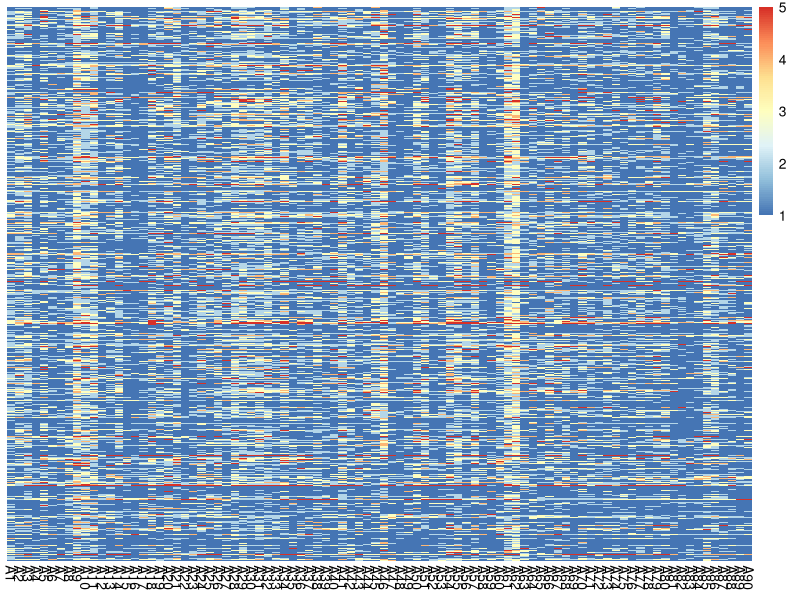
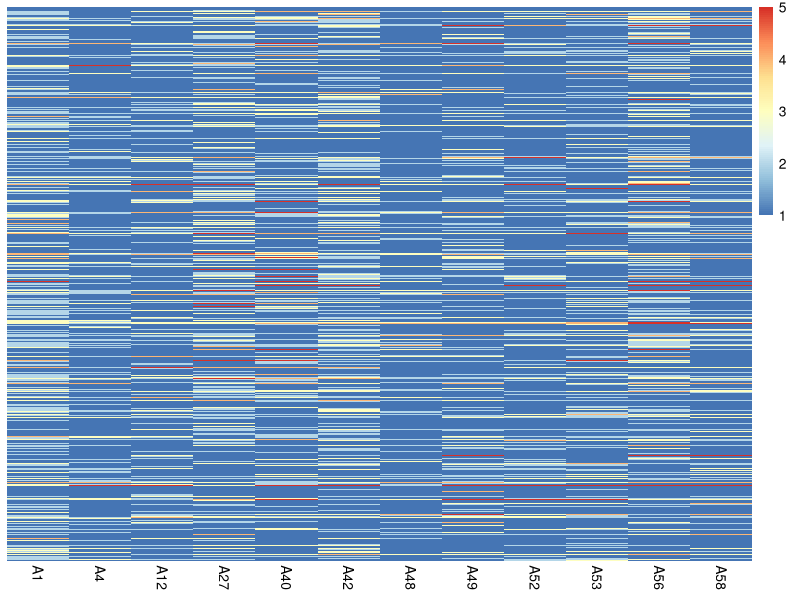
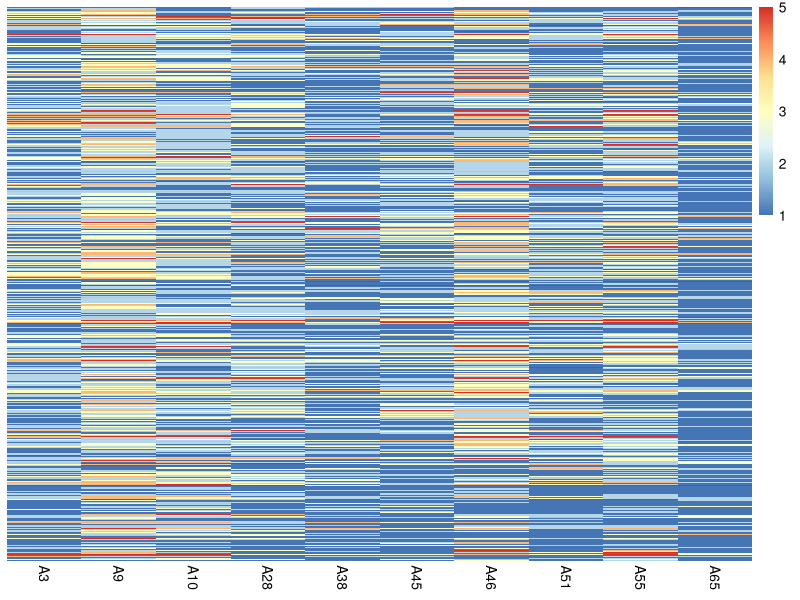
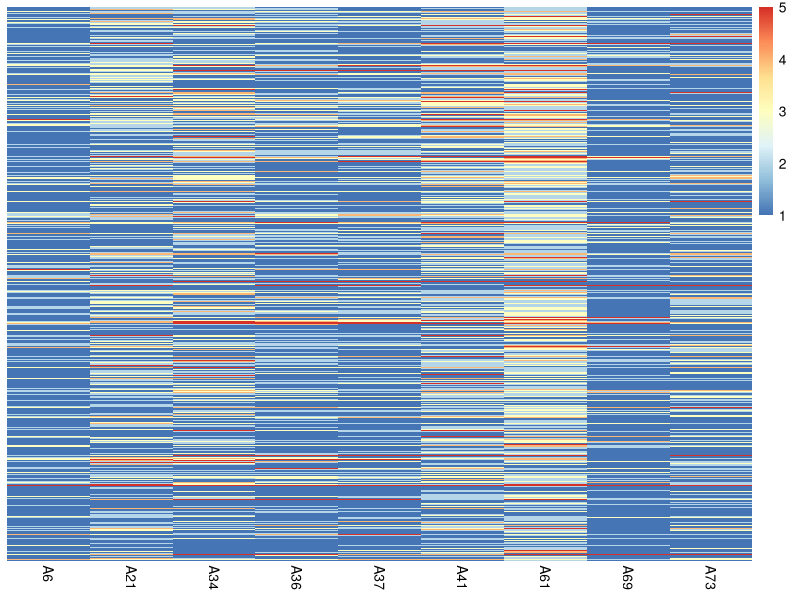
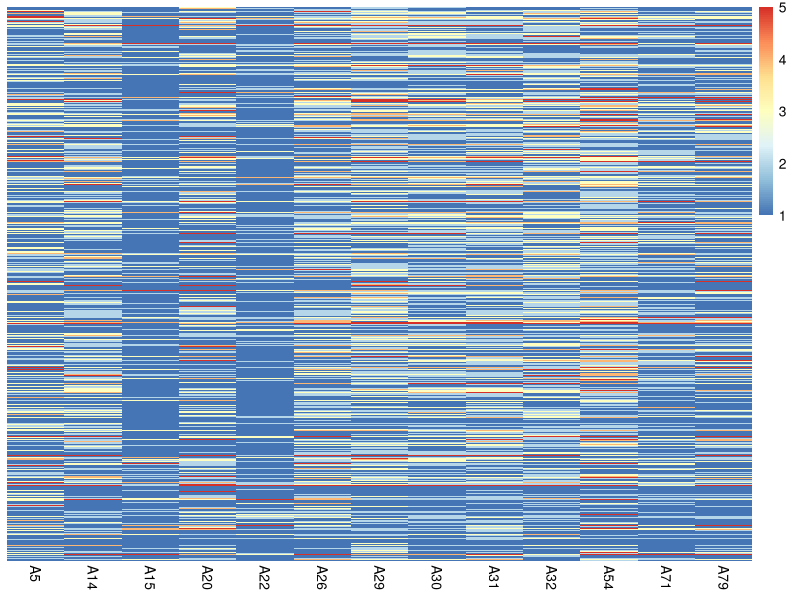
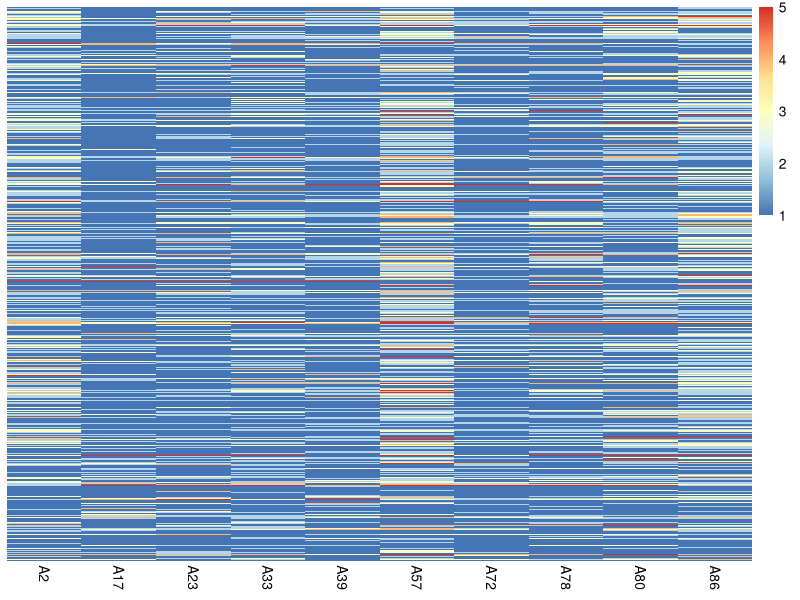
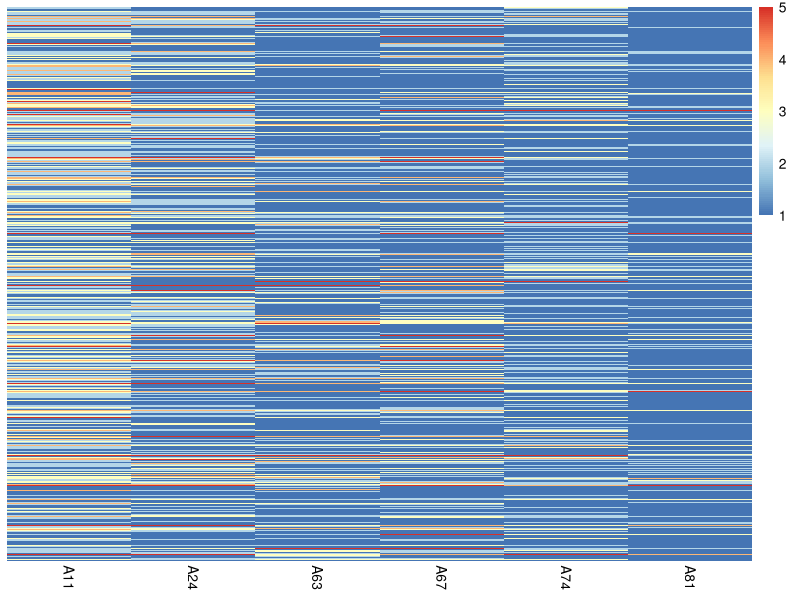
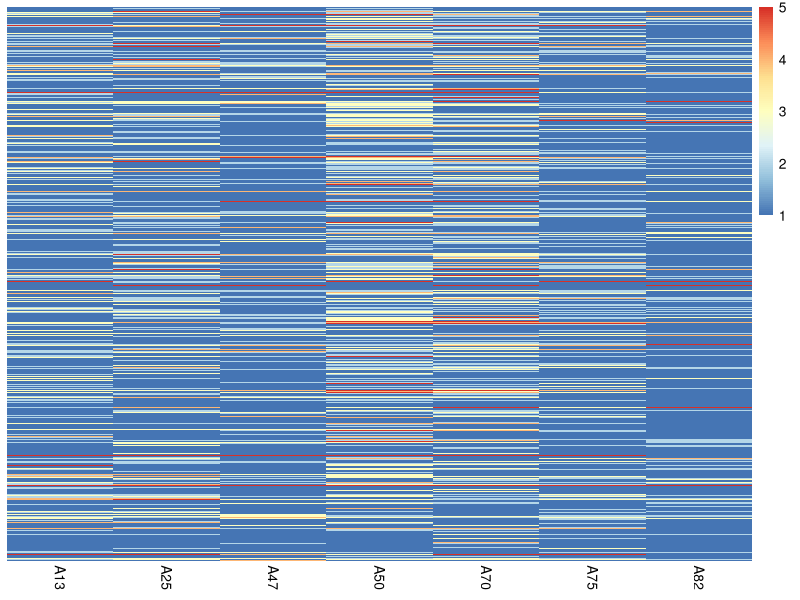

The R script that drew these images, in order:
library("pheatmap")
#SCL_data <- read.table("/work/home/fulongfei/project/BGI_Research/jingwei_zhipu_data/SCL_90/SCL_90.txt", header=TRUE)
SCL_data <- read.table("SCL_90.txt", header=TRUE)
#SCL_data <- as.matrix(SCL_data)
#SCL_data[,4:] <- as.numeric(SCL_data[,4:])
#col_limit <- ncol(SCL_data)
#print(head(SCL_data))
pdf("SCL-90.heatmap.pdf",width=10,height=5)
pheatmap(SCL_data[,4:ncol(SCL_data)], annotation_names_row = FALSE, show_rownames = FALSE, cluster_rows = FALSE, cluster_cols = FALSE)
dev.off()



# https://arc.psych.wisc.edu/self-report/symptom-checklist-90-scl90/

# ITEM CODING
# Each item is scored on a scale from 0 to 4 based on how much an individual was bothered by each item in the last week:
# 0 = Not at all
# 1 = A little bit
# 2 = Moderately
# 3 = Quite a bit
# 4 = Extremely



# SCALES
# Somatization: 1, 4, 12, 27, 40, 42, 48, 49, 52, 53, 56, and 58
# Obsessive-compulsive: 3, 9, 10, 28, 38, 45, 46, 51, 55, and 65
# Interpersonal sensibility: 6, 21, 34, 36, 37, 41, 61, 69, and 73
# Depression: 5, 14, 15, 20, 22, 26, 29, 30, 31, 32, 54, 71, and 79
# Anxiety: 2, 17, 23, 33, 39, 57, 72, 78, 80, and 86
# Anger-hostility: 11, 24, 63, 67, 74, and 81
# Phobic-anxiety: 13, 25, 47, 50, 70, 75, and 82
# Paranoid ideation: 8, 18, 43, 68, 76, and 83
# Psychoticism: 7, 16, 35, 62, 77, 84, 85, 87, 88, and 90
# Additional items: 19, 44, 59, 60, 64, 66 and 89


# 中文版
# https://www.imufe.edu.cn/xljkjyzx/info/1016/1107.htm#:~:text=%E3%80%8A%E7%97%87%E7%8A%B6%E8%87%AA%E8%AF%84%E9%87%8F%E8%A1%A8,%E4%BB%A5%E6%9D%A5%E7%9A%84%E5%BF%83%E7%90%86%E5%81%A5%E5%BA%B7%E7%8A%B6%E5%86%B5%E3%80%82
# 将9个因子按顺序排列

# 1) 躯体化：该因子主要反映身体不适感，包括心血管、胃肠道、呼吸和其他系统的主诉不适，和头痛、背痛、肌肉酸痛，以及焦虑的其他躯体表现。
Somatization_idx <- c(1,4,12,27,40,42,48,49,52,53,56,58)
Somatization_data <- SCL_data[,paste(("A"),Somatization_idx,sep="")]
print(head(Somatization_data))
pdf("Somatization_data.pdf")
pheatmap(Somatization_data, annotation_names_row = FALSE, show_rownames = FALSE, cluster_rows = FALSE, cluster_cols = FALSE)
dev.off()

# 2) 强迫症状
Obsessive_idx <- c(3, 9, 10, 28, 38, 45, 46, 51, 55, 65)
Obsessive_data <- SCL_data[,paste(("A"),Obsessive_idx,sep="")]
pdf("Obsessive_data.pdf")
pheatmap(Obsessive_data, annotation_names_row = FALSE, show_rownames = FALSE, cluster_rows = FALSE, cluster_cols = FALSE)
dev.off()

# 3) 人际关系敏感
Interpersonal_idx <- c(6, 21, 34, 36, 37, 41, 61, 69, 73)
Interpersonal_data <- SCL_data[,paste(("A"),Interpersonal_idx,sep="")]
pdf("Interpersonal_data.pdf")
pheatmap(Interpersonal_data, annotation_names_row = FALSE, show_rownames = FALSE, cluster_rows = FALSE, cluster_cols = FALSE)
dev.off()

# 4) 抑郁
Depression_idx <- c(5, 14, 15, 20, 22, 26, 29, 30, 31, 32, 54, 71, 79)
Depression_data <- SCL_data[,paste(("A"),Depression_idx,sep="")]
pdf("Depression_data.pdf")
pheatmap(Depression_data, annotation_names_row = FALSE, show_rownames = FALSE, cluster_rows = FALSE, cluster_cols = FALSE)
dev.off()

# 5) 焦虑
Anxiety_idx <- c(2,17, 23, 33, 39, 57, 72, 78, 80, 86)
Anxiety_data <- SCL_data[,paste(("A"),Anxiety_idx,sep="")]
pdf("Anxiety_data.pdf")
pheatmap(Anxiety_data, annotation_names_row = FALSE, show_rownames = FALSE, cluster_rows = FALSE, cluster_cols = FALSE)
dev.off()

# 6) 敌对
hostility_idx <- c(11, 24, 63, 67, 74, 81)
hostility_data <- SCL_data[,paste(("A"),hostility_idx,sep="")]
pdf("hostility_data.pdf")
pheatmap(hostility_data, annotation_names_row = FALSE, show_rownames = FALSE, cluster_rows = FALSE, cluster_cols = FALSE)
dev.off()

# 7) 恐怖
Phobic_idx <- c(13, 25, 47, 50, 70, 75, 82)
Phobic_data <- SCL_data[,paste(("A"),Phobic_idx,sep="")]
pdf("Phobic_data.pdf")
pheatmap(Phobic_data, annotation_names_row = FALSE, show_rownames = FALSE, cluster_rows = FALSE, cluster_cols = FALSE)
dev.off()

# 8) 偏执
Paranoid_idx <- c(8, 18, 43, 68, 76, 83)
Paranoid_data <- SCL_data[,paste(("A"),Paranoid_idx,sep="")]
pdf("Paranoid_data.pdf")
pheatmap(Paranoid_data, annotation_names_row = FALSE, show_rownames = FALSE, cluster_rows = FALSE, cluster_cols = FALSE)
dev.off()

# 9) 精神病性
Psychoticism_idx <- c(7, 16, 35, 62, 77, 84, 85, 87, 88, 90)
Psychoticism_data <- SCL_data[,paste(("A"),Psychoticism_idx,sep="")]
pdf("Psychoticism_data.pdf")
pheatmap(Psychoticism_data, annotation_names_row = FALSE, show_rownames = FALSE, cluster_rows = FALSE, cluster_cols = FALSE)
dev.off()

# 10) 其他
Additional_idx <- c(19, 44, 59, 60, 64, 66, 89)
Additional_data <- SCL_data[,paste(("A"),Additional_idx,sep="")]
pdf("Additional_data.pdf")
pheatmap(Additional_data, annotation_names_row = FALSE, show_rownames = FALSE, cluster_rows = FALSE, cluster_cols = FALSE)
dev.off()


# new data order by 1/2/3...
new_SCL_data <- cbind(SCL_data[,1:3],Somatization_data,Obsessive_data,Interpersonal_data,Depression_data,Anxiety_data,hostility_data,Phobic_data,Paranoid_data,Psychoticism_data,Additional_data)
print(head(new_SCL_data))

rownames(new_SCL_data) <- paste("Sample",1:nrow(new_SCL_data),sep="")

pdf("SCL-90.heatmap.final.pdf",width=13,height=5)
#pheatmap(new_SCL_data[,4:ncol(new_SCL_data)], annotation_names_row = FALSE, show_rownames = FALSE, cluster_rows = FALSE, cluster_cols = FALSE)
#dev.off()


# add col annotation
annotation_col = data.frame(
	Factors = factor(rep(c("Somatization","Obsessive-compulsive","Interpersonal sensibility","Depression","Anxiety",
						   "Anger-hostility","Phobic-anxiety","Paranoid ideation","Psychoticism","Additional items"),
					 	 c(length(Somatization_idx),length(Obsessive_idx),length(Interpersonal_idx),
					 	   length(Depression_idx),length(Anxiety_idx),length(hostility_idx),length(Phobic_idx),
					 	   length(Paranoid_idx),length(Psychoticism_idx),length(Additional_idx))
					 	 ),
						levels=c("Somatization","Obsessive-compulsive","Interpersonal sensibility","Depression",
								"Anxiety","Anger-hostility","Phobic-anxiety","Paranoid ideation","Psychoticism","Additional items"),
						)
	)

rownames(annotation_col) <- paste(("A"),c(Somatization_idx,Obsessive_idx,Interpersonal_idx,Depression_idx,Anxiety_idx,hostility_idx,Phobic_idx,Paranoid_idx,Psychoticism_idx,Additional_idx),sep="")
pheatmap(new_SCL_data[,4:ncol(new_SCL_data)], annotation_col = annotation_col, show_rownames = FALSE, cluster_rows = FALSE, cluster_cols = FALSE, fontsize_col = 7)
dev.off()



# 增加X轴注释,并进行聚类. 
# 性别、年级两个变量

# 查看是否在不同层面水平存在共性

# 先年级
pdf("SCL-90.heatmap.cluster_by_grade.final.pdf",width=13,height=5)
annotation_row_grade = data.frame(
                    Class = factor(new_SCL_data$Grade,levels = c("C1","C2","C3","G1","G2","G3"))
                    )                  	
rownames(annotation_row_grade) <- paste("Sample",1:nrow(new_SCL_data),sep="")
pheatmap(new_SCL_data[,4:ncol(new_SCL_data)], annotation_col = annotation_col, annotation_row = annotation_row_grade, show_rownames = FALSE, cluster_rows = TRUE, cluster_cols = FALSE, fontsize_col = 7)
dev.off()

# 再性别
pdf("SCL-90.heatmap.cluster_by_sex.final.pdf",width=13,height=5)
annotation_row_sex = data.frame(
                    Class = factor(new_SCL_data$Sex,levels = c("Female","Male"))
                    )
rownames(annotation_row_sex) <- paste("Sample",1:nrow(new_SCL_data),sep="")
pheatmap(new_SCL_data[,4:ncol(new_SCL_data)], annotation_col = annotation_col, annotation_row = annotation_row_sex, show_rownames = FALSE, cluster_rows = TRUE, cluster_cols = FALSE, fontsize_col = 7)
dev.off()

# 最后根据性别*2,年级*6,总共=12个划分














